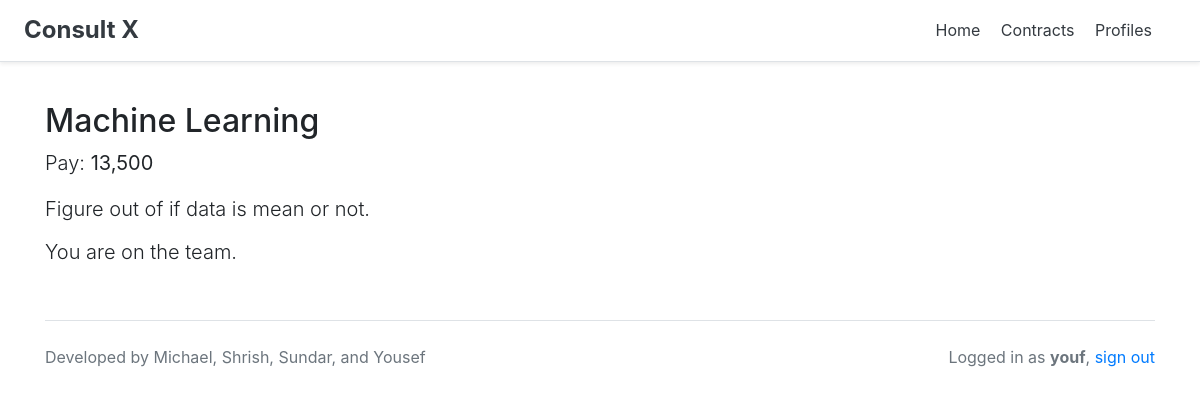
The page /contracts/view_contract/5 (signed in) on the database its author committed.
### contracts/models.py (models this page shows, shortened)
class Contract(models.Model):
    title = models.CharField(max_length=128)
    summary = models.TextField(blank=True)
    salary = models.CharField(max_length=128)
    skills = models.ManyToManyField(Skill, blank=True)
    jobTags = models.ForeignKey(JobTag, on_delete=models.CASCADE, blank=True, null=True)
    client = models.ForeignKey(Client, on_delete=models.CASCADE, blank=True, null=True)
    applicants = models.ManyToManyField(Consultant, blank=True, related_name="applicants")
    team = models.ManyToManyField(Consultant, blank=True, related_name="team")
    status = models.CharField(max_length=64, choices=ch_status)

### contracts/views.py (the view)
# urls.py: url(r'^view_contract/(?P<id>\d+)$', view_contract, name='view_contract'),
def view_contract(request, id):
    contract = get_object_or_404(Contract, pk=id)
    profile, ref = get_profile(request)
    msg = ''
    if ref == 0:
        if profile in contract.team.all():
            msg = 'You are on the team.'
        elif profile in contract.applicants.all():
            msg = 'You have already applied to this position.'
        else:
            msg = 1
    context = {
        'contract': contract,
        'msg': msg
    }
    return render(request, 'view_contract.html', context=context)

### contracts/views.py (called while the page is built)
def get_profile(request):
    profile, ref, status = get_profile_status(request)
    return profile, ref

def get_profile_status(request):
    status = False
    for i in range(len(prof_type)):
        query = prof_type[i].objects.filter(user=request.user)
        if len(query) != 0:
            if query[0].first_name != "":
                status = True
            return query[0], i, status
    return None, 0, status

### contracts/templates/view_contract.html
{% extends 'base.html' %}
{% block body %}
<h2>{{ contract.title }}</h2>
<p class="lead">Pay: <b>{{ contract.salary }}</b></p>
<span class="lead">
    <p>{{ contract.summary }}</p>
</span>
{% if msg == 1 %}
<a href="#" class="btn btn-primary">Apply</a>
{% else %}
<h4 class="lead">{{ msg }}</h4>
{% endif %}
<br>
{% endblock %}

### login/templates/base.html (shortened to what this page needs)
<!doctype html>
<html lang="en">
    <head>
        {% load static %} <! CSS --->
        <link rel="stylesheet" href="https://stackpath.bootstrapcdn.com/bootstrap/4.3.1/css/bootstrap.min.css">
    </head>
    <body>
        <div class="d-flex flex-column flex-md-row align-items-center p-3 px-md-4 mb-3 bg-white border-bottom shadow-sm">
            <h4 class="my-0 mr-md-auto font-weight-normal"><a href="/index"><font color="#343a40"><b>Consult X</b></font></a></h4>
            <nav class="my-2 my-md-0 mr-md-3">
                <a class="p-2 text-dark" href="/index">Home</a>
                <a class="p-2 text-dark" href="/contracts">Contracts</a>
                <a class="p-2 text-dark" href="/profiles">Profiles</a>
            </nav>
        </div>
        <div class="container">
            <br>
            {% block body %}
            {% endblock %}
            <br>
            <footer class="border-top"><br>
                <p class="float-right text-muted">
                    {% if user.get_username|length != 0 %}
                        Logged in as <b>{{ user.get_username }}</b>, <a href="/signout">sign out</a>
                    {% endif %}
                </p>
                <p class="text-muted">
                    Developed by Michael, Shrish, Sundar, and Yousef
                </p>
            </footer>
        </div>
    </body>
</html>

### rows shown on the page
Contract: title "Machine Learning", salary "13,500", summary "Figure out of if data is mean or not."

### other values the page prints
{{ msg }} "You are on the team."
{{ user.get_username }} "youf"
